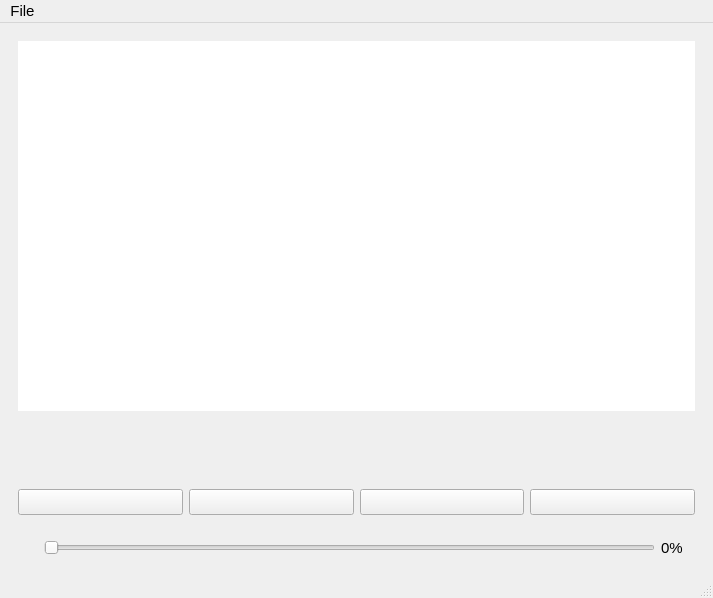
<?xml version="1.0" encoding="UTF-8"?>
<ui version="4.0">
 <class>media_player</class>
 <widget class="QMainWindow" name="media_player">
  <property name="geometry">
   <rect>
    <x>0</x>
    <y>0</y>
    <width>713</width>
    <height>598</height>
   </rect>
  </property>
  <property name="font">
   <font>
    <pointsize>11</pointsize>
   </font>
  </property>
  <property name="windowTitle">
   <string>Media Player</string>
  </property>
  <widget class="QWidget" name="centralwidget">
   <layout class="QGridLayout" name="gridLayout">
    <item row="3" column="0">
     <widget class="QLabel" name="lb_song_time">
      <property name="sizePolicy">
       <sizepolicy hsizetype="Preferred" vsizetype="Fixed">
        <horstretch>0</horstretch>
        <verstretch>0</verstretch>
       </sizepolicy>
      </property>
      <property name="font">
       <font>
        <pointsize>12</pointsize>
       </font>
      </property>
      <property name="text">
       <string/>
      </property>
      <property name="alignment">
       <set>Qt::AlignCenter</set>
      </property>
     </widget>
    </item>
    <item row="5" column="0">
     <widget class="QFrame" name="frame">
      <property name="sizePolicy">
       <sizepolicy hsizetype="Preferred" vsizetype="Fixed">
        <horstretch>0</horstretch>
        <verstretch>0</verstretch>
       </sizepolicy>
      </property>
      <property name="frameShape">
       <enum>QFrame::NoFrame</enum>
      </property>
      <property name="frameShadow">
       <enum>QFrame::Plain</enum>
      </property>
      <layout class="QGridLayout" name="gridLayout_3">
       <item row="0" column="2">
        <widget class="QLabel" name="volume_percent">
         <property name="sizePolicy">
          <sizepolicy hsizetype="Fixed" vsizetype="Fixed">
           <horstretch>0</horstretch>
           <verstretch>0</verstretch>
          </sizepolicy>
         </property>
         <property name="minimumSize">
          <size>
           <width>34</width>
           <height>0</height>
          </size>
         </property>
         <property name="maximumSize">
          <size>
           <width>34</width>
           <height>16777215</height>
          </size>
         </property>
         <property name="styleSheet">
          <string notr="true">QLabel {
	color:black;
}</string>
         </property>
         <property name="text">
          <string>0%</string>
         </property>
        </widget>
       </item>
       <item row="0" column="1">
        <widget class="QSlider" name="volume_slider">
         <property name="sizePolicy">
          <sizepolicy hsizetype="Preferred" vsizetype="Fixed">
           <horstretch>0</horstretch>
           <verstretch>0</verstretch>
          </sizepolicy>
         </property>
         <property name="maximum">
          <number>100</number>
         </property>
         <property name="pageStep">
          <number>10</number>
         </property>
         <property name="value">
          <number>0</number>
         </property>
         <property name="tracking">
          <bool>true</bool>
         </property>
         <property name="orientation">
          <enum>Qt::Horizontal</enum>
         </property>
         <property name="invertedAppearance">
          <bool>false</bool>
         </property>
         <property name="invertedControls">
          <bool>false</bool>
         </property>
         <property name="tickPosition">
          <enum>QSlider::NoTicks</enum>
         </property>
         <property name="tickInterval">
          <number>0</number>
         </property>
        </widget>
       </item>
       <item row="0" column="0">
        <widget class="QLabel" name="label">
         <property name="sizePolicy">
          <sizepolicy hsizetype="Fixed" vsizetype="Fixed">
           <horstretch>0</horstretch>
           <verstretch>0</verstretch>
          </sizepolicy>
         </property>
         <property name="maximumSize">
          <size>
           <width>20</width>
           <height>20</height>
          </size>
         </property>
         <property name="text">
          <string/>
         </property>
         <property name="pixmap">
          <pixmap resource="Icons/icons.qrc">:/buttons/sound-on.png</pixmap>
         </property>
         <property name="scaledContents">
          <bool>true</bool>
         </property>
        </widget>
       </item>
      </layout>
     </widget>
    </item>
    <item row="4" column="0">
     <widget class="QFrame" name="button_frame">
      <property name="sizePolicy">
       <sizepolicy hsizetype="Preferred" vsizetype="Fixed">
        <horstretch>0</horstretch>
        <verstretch>0</verstretch>
       </sizepolicy>
      </property>
      <property name="minimumSize">
       <size>
        <width>0</width>
        <height>1</height>
       </size>
      </property>
      <property name="frameShape">
       <enum>QFrame::NoFrame</enum>
      </property>
      <property name="frameShadow">
       <enum>QFrame::Plain</enum>
      </property>
      <property name="lineWidth">
       <number>1</number>
      </property>
      <layout class="QHBoxLayout" name="horizontalLayout">
       <item>
        <widget class="QPushButton" name="pb_back">
         <property name="sizePolicy">
          <sizepolicy hsizetype="Minimum" vsizetype="Preferred">
           <horstretch>0</horstretch>
           <verstretch>0</verstretch>
          </sizepolicy>
         </property>
         <property name="text">
          <string/>
         </property>
         <property name="icon">
          <iconset resource="Icons/icons.qrc">
           <normaloff>:/buttons/previous-track.png</normaloff>:/buttons/previous-track.png</iconset>
         </property>
         <property name="iconSize">
          <size>
           <width>20</width>
           <height>20</height>
          </size>
         </property>
        </widget>
       </item>
       <item>
        <widget class="QPushButton" name="pb_stop">
         <property name="sizePolicy">
          <sizepolicy hsizetype="Minimum" vsizetype="Preferred">
           <horstretch>0</horstretch>
           <verstretch>0</verstretch>
          </sizepolicy>
         </property>
         <property name="text">
          <string/>
         </property>
         <property name="icon">
          <iconset resource="Icons/icons.qrc">
           <normaloff>:/buttons/stop.png</normaloff>:/buttons/stop.png</iconset>
         </property>
         <property name="iconSize">
          <size>
           <width>13</width>
           <height>13</height>
          </size>
         </property>
        </widget>
       </item>
       <item>
        <widget class="QPushButton" name="pb_play_pause">
         <property name="sizePolicy">
          <sizepolicy hsizetype="Minimum" vsizetype="Preferred">
           <horstretch>0</horstretch>
           <verstretch>0</verstretch>
          </sizepolicy>
         </property>
         <property name="text">
          <string/>
         </property>
         <property name="icon">
          <iconset resource="Icons/icons.qrc">
           <normaloff>:/buttons/pause-play.png</normaloff>:/buttons/pause-play.png</iconset>
         </property>
         <property name="iconSize">
          <size>
           <width>20</width>
           <height>20</height>
          </size>
         </property>
        </widget>
       </item>
       <item>
        <widget class="QPushButton" name="pb_forward">
         <property name="sizePolicy">
          <sizepolicy hsizetype="Minimum" vsizetype="Preferred">
           <horstretch>0</horstretch>
           <verstretch>0</verstretch>
          </sizepolicy>
         </property>
         <property name="text">
          <string/>
         </property>
         <property name="icon">
          <iconset resource="Icons/icons.qrc">
           <normaloff>:/buttons/next-track.png</normaloff>:/buttons/next-track.png</iconset>
         </property>
         <property name="iconSize">
          <size>
           <width>20</width>
           <height>20</height>
          </size>
         </property>
        </widget>
       </item>
      </layout>
     </widget>
    </item>
    <item row="2" column="0">
     <widget class="QLabel" name="lb_song_title">
      <property name="sizePolicy">
       <sizepolicy hsizetype="Preferred" vsizetype="Fixed">
        <horstretch>0</horstretch>
        <verstretch>0</verstretch>
       </sizepolicy>
      </property>
      <property name="font">
       <font>
        <pointsize>16</pointsize>
        <bold>true</bold>
       </font>
      </property>
      <property name="text">
       <string/>
      </property>
      <property name="alignment">
       <set>Qt::AlignCenter</set>
      </property>
     </widget>
    </item>
    <item row="1" column="0">
     <widget class="QFrame" name="album_frame">
      <property name="frameShape">
       <enum>QFrame::NoFrame</enum>
      </property>
      <property name="frameShadow">
       <enum>QFrame::Raised</enum>
      </property>
      <layout class="QGridLayout" name="gridLayout_2">
       <item row="0" column="0">
        <widget class="QListView" name="folder_view">
         <property name="styleSheet">
          <string notr="true"/>
         </property>
         <property name="frameShape">
          <enum>QFrame::NoFrame</enum>
         </property>
         <property name="selectionMode">
          <enum>QAbstractItemView::SingleSelection</enum>
         </property>
         <property name="viewMode">
          <enum>QListView::ListMode</enum>
         </property>
        </widget>
       </item>
      </layout>
     </widget>
    </item>
   </layout>
  </widget>
  <widget class="QMenuBar" name="menubar">
   <property name="geometry">
    <rect>
     <x>0</x>
     <y>0</y>
     <width>713</width>
     <height>22</height>
    </rect>
   </property>
   <property name="font">
    <font>
     <pointsize>11</pointsize>
    </font>
   </property>
   <widget class="QMenu" name="menuFile">
    <property name="title">
     <string>File</string>
    </property>
    <addaction name="actionBrowse"/>
    <addaction name="actionQuit"/>
   </widget>
   <addaction name="menuFile"/>
  </widget>
  <widget class="QStatusBar" name="statusbar"/>
  <action name="actionBrowse">
   <property name="text">
    <string>Browse</string>
   </property>
   <property name="font">
    <font>
     <pointsize>11</pointsize>
    </font>
   </property>
  </action>
  <action name="actionQuit">
   <property name="text">
    <string>Quit</string>
   </property>
  </action>
 </widget>
 <resources>
  <include location="Icons/icons.qrc"/>
 </resources>
 <connections/>
</ui>
